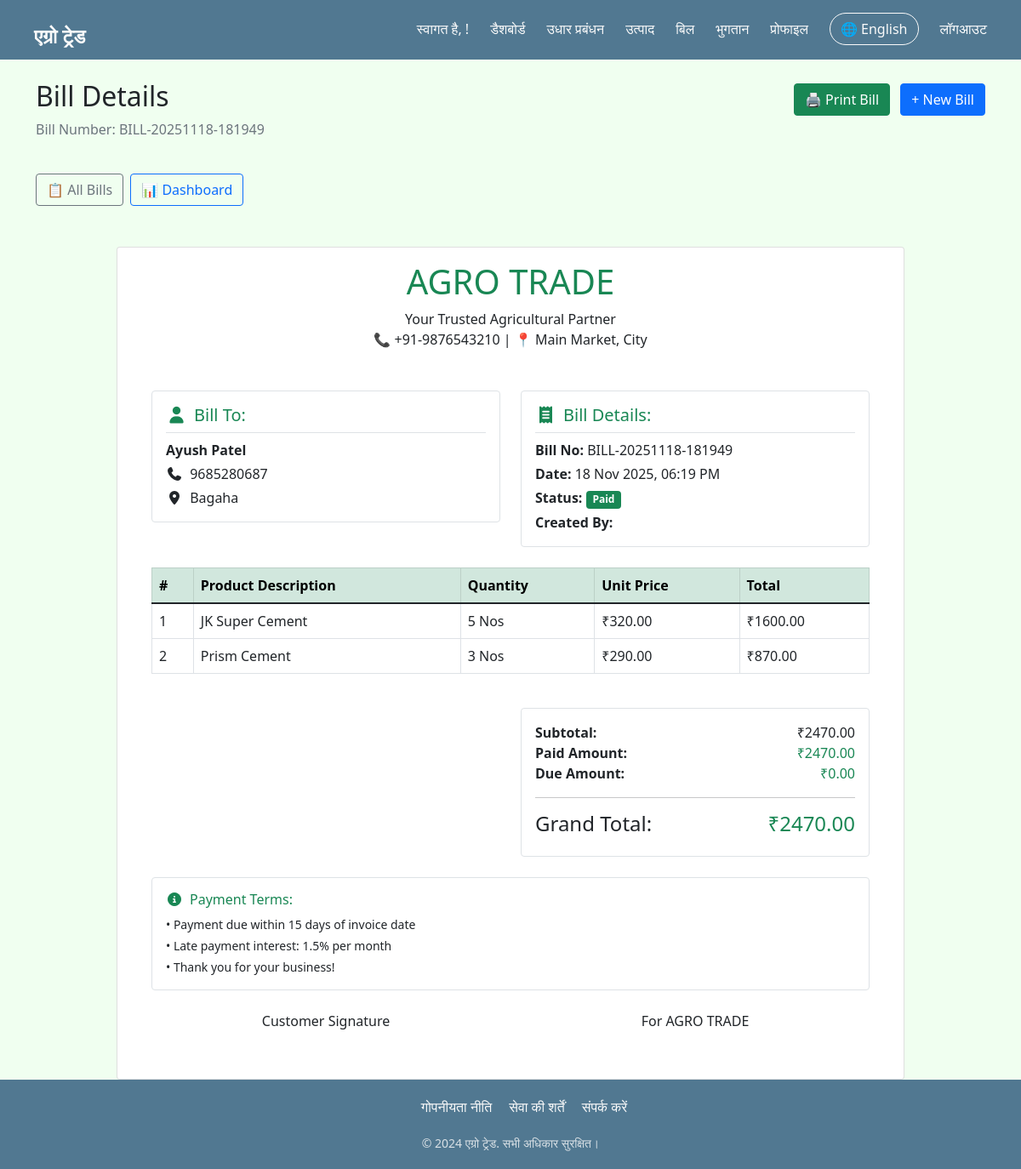
Page /bills/1/ (signed in) on the committed database.
### myApp/models.py (models this page shows, shortened)
class Bill(models.Model):
    bill_number = models.CharField(max_length=20, unique=True)
    customer = models.ForeignKey(Customer, on_delete=models.CASCADE)
    date = models.DateTimeField(default=timezone.now)
    total_amount = models.DecimalField(max_digits=12, decimal_places=2)
    paid_amount = models.DecimalField(max_digits=12, decimal_places=2, default=0)
    remaining_amount = models.DecimalField(max_digits=12, decimal_places=2)
    payment_status = models.CharField(max_length=20, choices=[
        ('paid', 'Paid'),
        ('partial', 'Partial'),
        ('pending', 'Pending')
    ], default='pending')
    created_by = models.ForeignKey(User, on_delete=models.SET_NULL, null=True)

class Customer(models.Model):
    name = models.CharField(max_length=100)
    phone = models.CharField(max_length=15, unique=True)
    address = models.TextField()
    outstanding_balance = models.DecimalField(max_digits=12, decimal_places=2, default=0)
    created_at = models.DateTimeField(auto_now_add=True)
    created_by = models.ForeignKey(User, on_delete=models.SET_NULL, null=True)

class BillItem(models.Model):
    bill = models.ForeignKey(Bill, on_delete=models.CASCADE, related_name='items')
    product = models.ForeignKey(Product, on_delete=models.CASCADE)
    quantity = models.PositiveIntegerField()
    price = models.DecimalField(max_digits=10, decimal_places=2)
    total = models.DecimalField(max_digits=10, decimal_places=2)

class Product(models.Model):
    name = models.CharField(max_length=100)
    category = models.CharField(max_length=50)
    market_price = models.DecimalField(max_digits=10, decimal_places=2)
    current_stock = models.PositiveIntegerField(default=0)
    updated_by = models.ForeignKey(User, on_delete=models.SET_NULL, null=True, blank=True)
    last_updated = models.DateTimeField(auto_now=True)

### myApp/views.py (the view)
# urls.py: path('bills/<int:bill_id>/', views.bill_detail, name='bill_detail'),
@login_required
def bill_detail(request, bill_id):
    bill = get_object_or_404(Bill, id=bill_id)
    return render(request, 'bill_detail2.html', {'bill': bill})

### templates/bill_detail2.html (shortened to what this page needs)
{% extends "base.html" %}
{% block content %}
<div class="row no-print">
    <div class="col-12">
        <div class="d-flex justify-content-between align-items-center">
            <h2>Bill Details</h2>
            <div>
                <button onclick="window.print()" class="btn btn-success me-2">
                    🖨️ Print Bill
                </button>
                <a href="{% url 'create_bill' %}" class="btn btn-primary">
                    + New Bill
                </a>
            </div>
        </div>
        <p class="text-muted">Bill Number: {{ bill.bill_number }}</p>
    </div>
</div>
<div class="row mt-4 no-print">
    <div class="col-12">
        <div class="d-flex gap-2 flex-wrap mb-4">
            <a href="{% url 'bill_list' %}" class="btn btn-outline-secondary">
                📋 All Bills
            </a>
            <a href="{% url 'dashboard' %}" class="btn btn-outline-primary">
                📊 Dashboard
            </a>
        </div>
    </div>
</div>
<div class="row mt-4">
    <div class="col-md-10 mx-auto">
        <div class="card bill-container">
            <div class="card-body">
                <div class="text-center mb-4 bill-header">
                    <h1 class="text-success">AGRO TRADE</h1>
                    <p class="mb-0">Your Trusted Agricultural Partner</p>
                    <p>📞 +91-9876543210 | 📍 Main Market, City</p>
                </div>
                <div class="p-4">
            <div class="row mb-4">
                <div class="col-md-6">
                    <div class="border p-3 rounded">
                        <h5 class="border-bottom pb-2 text-success"><i class="fas fa-user me-2"></i>Bill To:</h5>
                        <p class="mb-1"><strong>{{ bill.customer.name }}</strong></p>
                        <p class="mb-1"><i class="fas fa-phone me-1"></i> {{ bill.customer.phone }}</p>
                        <p class="mb-0"><i class="fas fa-map-marker-alt me-1"></i> {{ bill.customer.address }}</p>
                    </div>
                </div>
                <div class="col-md-6">
                    <div class="border p-3 rounded mt-3 mt-md-0">
                        <h5 class="border-bottom pb-2 text-success"><i class="fas fa-receipt me-2"></i>Bill Details:</h5>
                        <p class="mb-1"><strong>Bill No:</strong> {{ bill.bill_number }}</p>
                        <p class="mb-1"><strong>Date:</strong> {{ bill.date|date:"d M Y, h:i A" }}</p>
                        <p class="mb-1"><strong>Status:</strong>
                            <span class="badge {% if bill.payment_status == 'paid' %}bg-success{% elif bill.payment_status == 'partial' %}bg-warning{% else %}bg-danger{% endif %}">
                                {{ bill.get_payment_status_display }}
                            </span>
                        </p>
                        <p class="mb-0"><strong>Created By:</strong> {{ bill.created_by.get_full_name }}</p>
                    </div>
                </div>
            </div>
            <div class="table-responsive">
                <table class="table table-bordered">
                    <thead class="table-success">
                        <tr>
                            <th>#</th>
                            <th>Product Description</th>
                            <th>Quantity</th>
                            <th>Unit Price</th>
                            <th>Total</th>
                        </tr>
                    </thead>
                    <tbody>
                        {% for item in bill.items.all %}
                        <tr>
                            <td>{{ forloop.counter }}</td>
                            <td>{{ item.product.name }}</td>
                            <td>{{ item.quantity }} Nos</td>
                            <td>₹{{ item.price }}</td>
                            <td>₹{{ item.total }}</td>
                        </tr>
                        {% endfor %}
                    </tbody>
                </table>
            </div>
            <div class="row mt-4">
                <div class="col-md-6 offset-md-6">
                    <div class="border p-3 rounded">
                        <div class="d-flex justify-content-between">
                            <strong>Subtotal:</strong>
                            <span>₹{{ bill.total_amount }}</span>
                        </div>
                        <div class="d-flex justify-content-between">
                            <strong>Paid Amount:</strong>
                            <span class="text-success">₹{{ bill.paid_amount }}</span>
                        </div>
                        <div class="d-flex justify-content-between">
                            <strong>Due Amount:</strong>
                            <span class="{% if bill.remaining_amount > 0 %}text-danger{% else %}text-success{% endif %}">
                                ₹{{ bill.remaining_amount }}
                            </span>
                        </div>
                        <hr>
                        <div class="d-flex justify-content-between">
                            <h4>Grand Total:</h4>
                            <h4 class="text-success">₹{{ bill.total_amount }}</h4>
                        </div>
                    </div>
                </div>
            </div>
            <div class="row mt-4">
                <div class="col-12">
                    <div class="border p-3 rounded">
                        <h6 class="text-success"><i class="fas fa-info-circle me-2"></i>Payment Terms:</h6>
                        <p class="mb-1 small">• Payment due within 15 days of invoice date</p>
                        <p class="mb-1 small">• Late payment interest: 1.5% per month</p>
                        <p class="mb-0 small">• Thank you for your business!</p>
                    </div>
                </div>
            </div>
            <div class="row mt-4 signature-area">
                <div class="col-md-6">
                    <div class="text-center">
                        <p>Customer Signature</p>
                    </div>
                </div>
                <div class="col-md-6">
                    <div class="text-center">
                        <p>For AGRO TRADE</p>
                    </div>
                </div>
            </div>
        </div>
            </div>
        </div>
    </div>
</div>
{% endblock %}

### templates/base.html (style rules this page uses)
:root { --primary: #517891; --primary-light: #77B1D4; --dark: #90D5FF; --white: #FAFAFA; --underline: #90DFFF; }
* { margin: 0; padding: 0; box-sizing: border-box; }
body { background-color: honeydew; min-height: 100vh; display: flex; flex-direction: column; }

### rows in the picture
Bill: bill_number "BILL-20251118-181949", customer.name "Ayush Patel", customer.phone "9685280687", customer.address "Bagaha", date "18 Nov 2025, 06:19 PM", payment_status "Paid", total_amount "2470.00", paid_amount "2470.00", remaining_amount "0.00"
BillItem: product.name "JK Super Cement", quantity "5", price "320.00", total "1600.00"
BillItem: product.name "Prism Cement", quantity "3", price "290.00", total "870.00"
